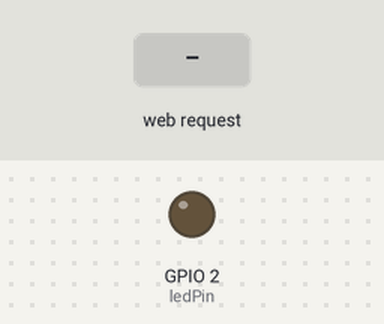
A sketch run on a simulated ESP8266 (NodeMCU). Parts: output pins drawn as LEDs (lit = HIGH). The test bench sets the inputs (shaded band). WiFi joins after 1.5 s; servers stay silent unless stated; storage starts empty; what the sketch prints to the serial monitor is not drawn.

Above: at 3.2 s.
3.3 s: HTTP request GET /on received
At 3.7 s:
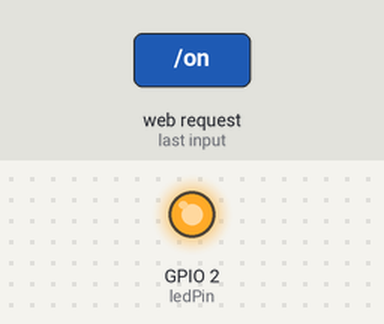
4.8 s: HTTP request GET /off received
At 6.0 s:
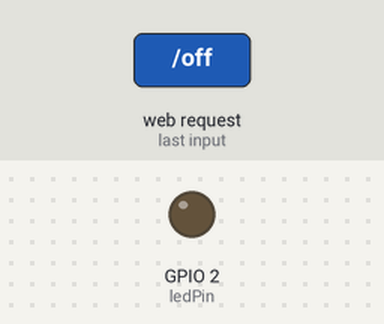
Timing chart, 0 to 7.8 s (numbered marks = the images above; inputs shaded):
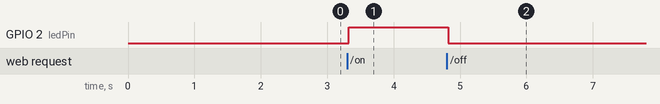

The sketch:

sketch_apr25b.ino
```cpp
#include <ESP8266WiFi.h>
#include <ESPAsyncTCP.h>
#include <ESPAsyncWebSrv.h>
#include <FS.h>
#include <Wire.h>

const char* ssid = "Alcatel_Hub42_D1D8";
const char* password = "b9x7vytd";

// Set LED GPIO
const int ledPin = 2;
// Stores LED state
String ledState="";

// Create AsyncWebServer object on port 80
AsyncWebServer server(80);

// Replaces placeholder with LED state value
// String processor(const String& var){
//   Serial.println(var);
//   if(var == "STATE"){
//     if(digitalRead(ledPin)){
//       ledState = "ON";
//     }
//     else{
//       ledState = "OFF";
//     }
//     Serial.print(ledState);
//     return ledState;
//   }
// }

void setup(){
  // Serial port for debugging purposes
  Serial.begin(115200);
  pinMode(ledPin, OUTPUT);


  // Initialize SPIFFS
  if(!SPIFFS.begin()){
    Serial.println("An Error has occurred while mounting SPIFFS");
    return;
  }

  // Connect to Wi-Fi
  WiFi.begin(ssid, password);
  while (WiFi.status() != WL_CONNECTED) {
    delay(1000);
    Serial.println("Connecting to WiFi..");
  }

  Serial.println(WiFi.localIP());

  // Route for root / web page
  server.on("/", HTTP_GET, [](AsyncWebServerRequest *request){
    request->send(SPIFFS, "/index.html", "text/html");
  });

  // Route to load style.css file
  server.on("/style.css", HTTP_GET, [](AsyncWebServerRequest *request){
    request->send(SPIFFS, "/style.css", "text/css");
  });

  // Route to set GPIO to HIGH
  server.on("/on", HTTP_GET, [](AsyncWebServerRequest *request){
    digitalWrite(ledPin, HIGH);
    request->send(SPIFFS, "/index.html", "text/html");
  });

  // Route to set GPIO to LOW
  server.on("/off", HTTP_GET, [](AsyncWebServerRequest *request){
    digitalWrite(ledPin, LOW);
    request->send(SPIFFS, "/index.html", "text/html");
  });

  server.on("/pressure", HTTP_GET, [](AsyncWebServerRequest *request){
    request->send_P(200, "text/plain", "12");
  });

  // Start server
  server.begin();
}

void loop(){

}
```

Measured:
- after the input at 3.3 s, GPIO 2 (ledPin): LOW → HIGH at once
- after the input at 4.8 s, GPIO 2 (ledPin): HIGH → LOW at once
